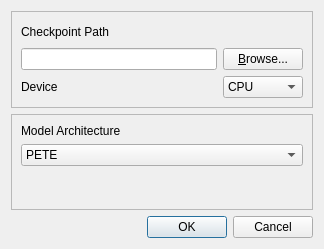
<?xml version="1.0" encoding="UTF-8"?>
<ui version="4.0">
 <class>ModelLoadDialog</class>
 <widget class="QDialog" name="ModelLoadDialog">
  <property name="geometry">
   <rect>
    <x>0</x>
    <y>0</y>
    <width>324</width>
    <height>249</height>
   </rect>
  </property>
  <property name="windowTitle">
   <string>Dialog</string>
  </property>
  <layout class="QVBoxLayout" name="verticalLayout">
   <item>
    <widget class="QFrame" name="frame_2">
     <property name="frameShape">
      <enum>QFrame::StyledPanel</enum>
     </property>
     <property name="frameShadow">
      <enum>QFrame::Raised</enum>
     </property>
     <layout class="QGridLayout" name="gridLayout">
      <item row="0" column="0">
       <widget class="QLabel" name="label">
        <property name="sizePolicy">
         <sizepolicy hsizetype="Expanding" vsizetype="Preferred">
          <horstretch>0</horstretch>
          <verstretch>0</verstretch>
         </sizepolicy>
        </property>
        <property name="text">
         <string>Checkpoint Path</string>
        </property>
       </widget>
      </item>
      <item row="1" column="0">
       <widget class="QLineEdit" name="textCkptPath">
        <property name="sizePolicy">
         <sizepolicy hsizetype="Expanding" vsizetype="Fixed">
          <horstretch>0</horstretch>
          <verstretch>0</verstretch>
         </sizepolicy>
        </property>
        <property name="clearButtonEnabled">
         <bool>true</bool>
        </property>
       </widget>
      </item>
      <item row="1" column="1">
       <widget class="QPushButton" name="buttonBrowse">
        <property name="sizePolicy">
         <sizepolicy hsizetype="Fixed" vsizetype="Fixed">
          <horstretch>0</horstretch>
          <verstretch>0</verstretch>
         </sizepolicy>
        </property>
        <property name="maximumSize">
         <size>
          <width>150</width>
          <height>16777215</height>
         </size>
        </property>
        <property name="text">
         <string>&amp;Browse...</string>
        </property>
       </widget>
      </item>
      <item row="2" column="0">
       <widget class="QLabel" name="labelDevice">
        <property name="sizePolicy">
         <sizepolicy hsizetype="Expanding" vsizetype="Preferred">
          <horstretch>0</horstretch>
          <verstretch>0</verstretch>
         </sizepolicy>
        </property>
        <property name="text">
         <string>Device</string>
        </property>
       </widget>
      </item>
      <item row="2" column="1">
       <widget class="QComboBox" name="comboDevice">
        <property name="sizePolicy">
         <sizepolicy hsizetype="Fixed" vsizetype="Fixed">
          <horstretch>0</horstretch>
          <verstretch>0</verstretch>
         </sizepolicy>
        </property>
        <property name="maximumSize">
         <size>
          <width>150</width>
          <height>16777215</height>
         </size>
        </property>
        <item>
         <property name="text">
          <string>CPU</string>
         </property>
        </item>
        <item>
         <property name="text">
          <string>CUDA</string>
         </property>
        </item>
       </widget>
      </item>
     </layout>
    </widget>
   </item>
   <item>
    <widget class="QFrame" name="frame_3">
     <property name="frameShape">
      <enum>QFrame::StyledPanel</enum>
     </property>
     <property name="frameShadow">
      <enum>QFrame::Raised</enum>
     </property>
     <layout class="QFormLayout" name="formLayout_3">
      <item row="0" column="0">
       <widget class="QLabel" name="labelModel">
        <property name="text">
         <string>Model Architecture</string>
        </property>
       </widget>
      </item>
      <item row="1" column="0" colspan="2">
       <widget class="QComboBox" name="comboBoxModel">
        <item>
         <property name="text">
          <string>PETE</string>
         </property>
        </item>
        <item>
         <property name="text">
          <string>TemporalFusionTransformer</string>
         </property>
        </item>
        <item>
         <property name="text">
          <string>PFTFT</string>
         </property>
        </item>
       </widget>
      </item>
     </layout>
    </widget>
   </item>
   <item>
    <widget class="QDialogButtonBox" name="buttonBox">
     <property name="orientation">
      <enum>Qt::Horizontal</enum>
     </property>
     <property name="standardButtons">
      <set>QDialogButtonBox::Cancel|QDialogButtonBox::Ok</set>
     </property>
    </widget>
   </item>
  </layout>
 </widget>
 <resources/>
 <connections>
  <connection>
   <sender>buttonBox</sender>
   <signal>accepted()</signal>
   <receiver>ModelLoadDialog</receiver>
   <slot>accept()</slot>
   <hints>
    <hint type="sourcelabel">
     <x>248</x>
     <y>254</y>
    </hint>
    <hint type="destinationlabel">
     <x>157</x>
     <y>274</y>
    </hint>
   </hints>
  </connection>
  <connection>
   <sender>buttonBox</sender>
   <signal>rejected()</signal>
   <receiver>ModelLoadDialog</receiver>
   <slot>reject()</slot>
   <hints>
    <hint type="sourcelabel">
     <x>316</x>
     <y>260</y>
    </hint>
    <hint type="destinationlabel">
     <x>286</x>
     <y>274</y>
    </hint>
   </hints>
  </connection>
 </connections>
</ui>
